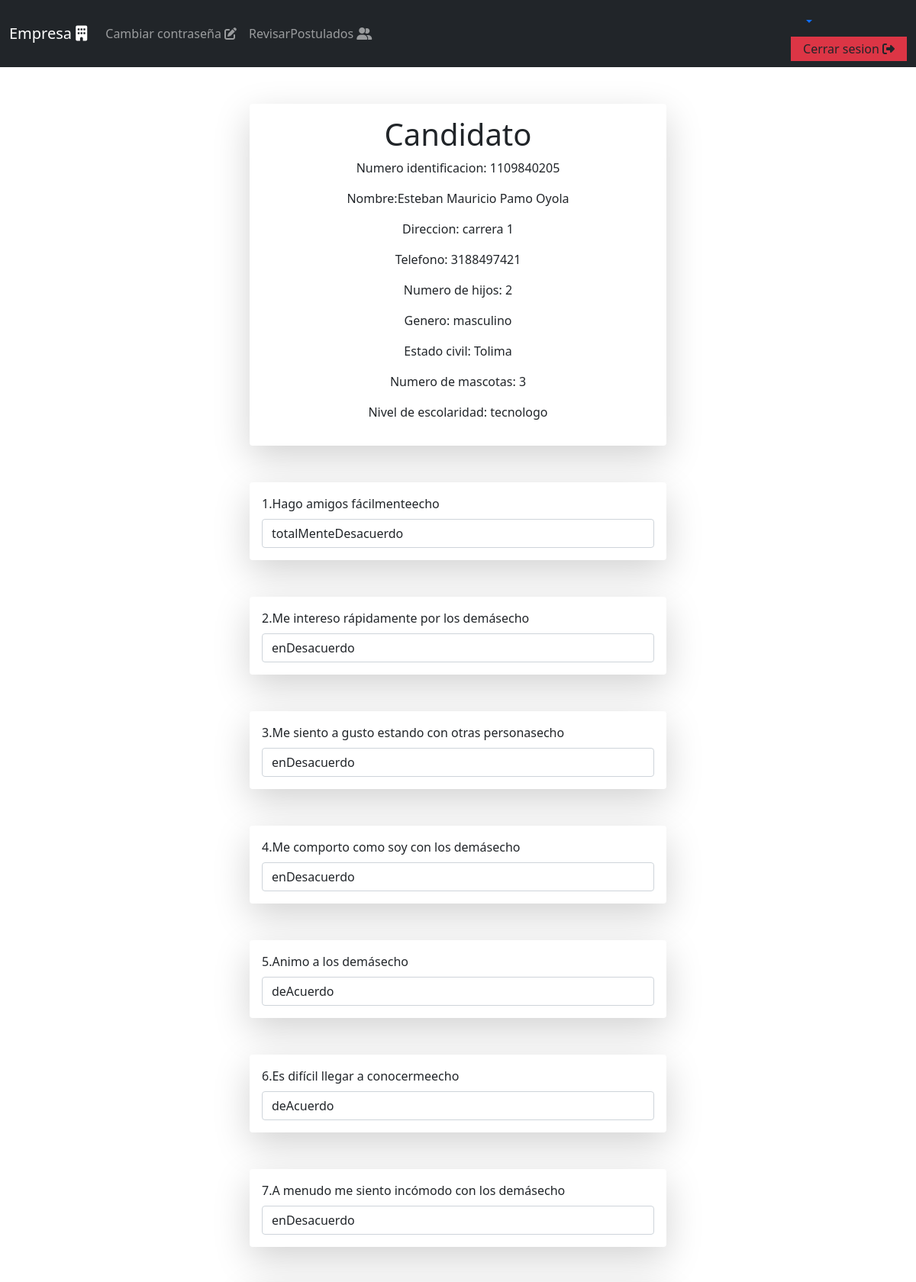
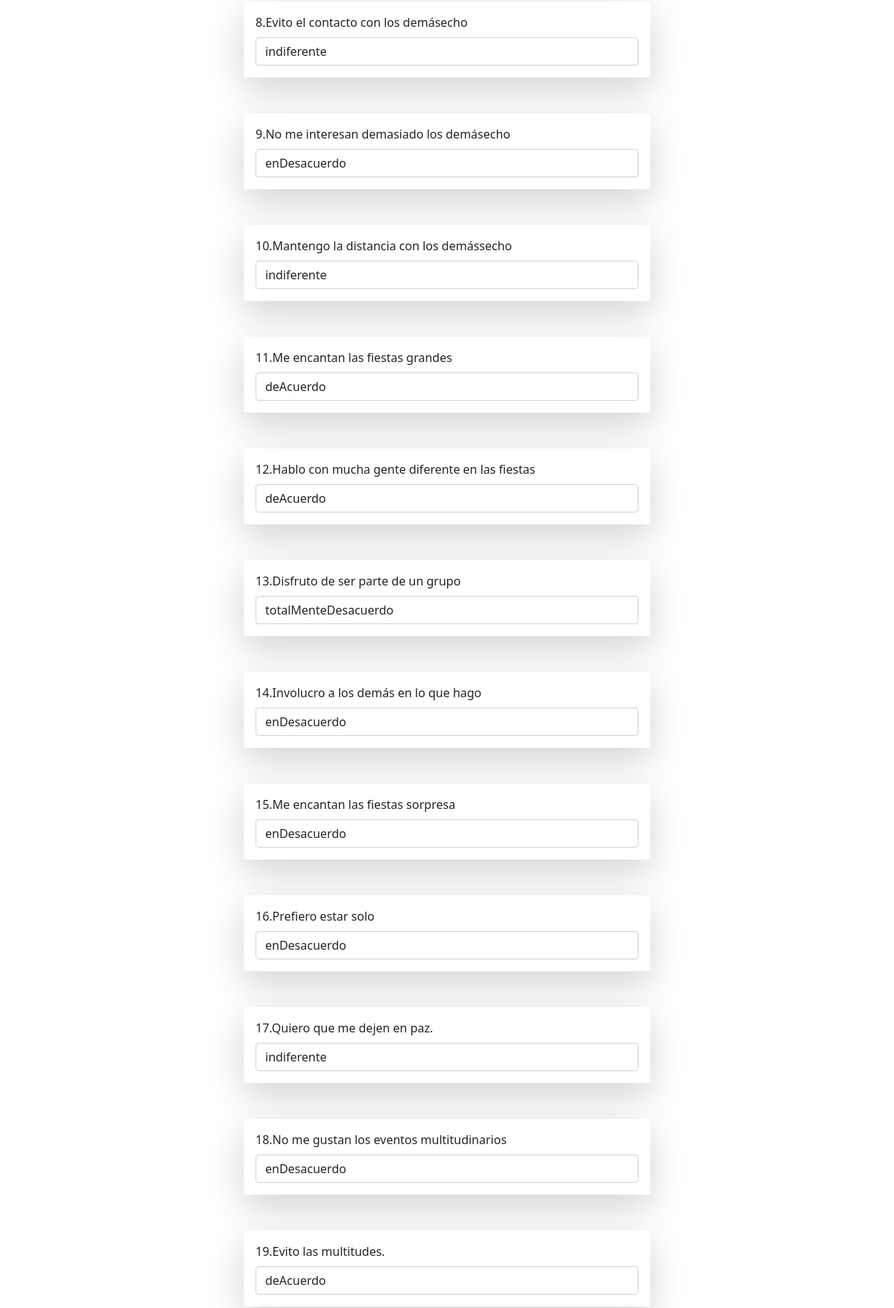
Page /logic/C_respuestas.php?numeroIdentificacion=1109840205 (signed in, upper part) on the committed database (2 pictures, top to bottom).
### tables this page shows
CREATE TABLE `candidato` (
  `numeroIdentificacion` int(20) NOT NULL,
  `nombre` varchar(50) NOT NULL,
  `direccion` varchar(20) NOT NULL,
  `telefono` varchar(11) NOT NULL,
  `cantidadHijos` int(20) NOT NULL,
  `genero` varchar(20) NOT NULL,
  `estadoCivil` varchar(20) NOT NULL,
  `cantidadMascotas` int(10) NOT NULL,
  `nivelEscolaridad` varchar(30) DEFAULT NULL,
  `contrasenia` int(100) NOT NULL,
  `imagen` mediumblob NOT NULL,
  `estado` int(2) NOT NULL
);

CREATE TABLE `registro` (
  `id` int(11) NOT NULL,
  `pregunta1` varchar(20) NOT NULL,
  `pregunta2` varchar(20) NOT NULL,
  `pregunta3` varchar(20) NOT NULL,
  `pregunta4` varchar(20) NOT NULL,
  `pregunta5` varchar(20) NOT NULL,
  `pregunta6` varchar(20) NOT NULL,
  `pregunta7` varchar(20) NOT NULL,
  `pregunta8` varchar(20) NOT NULL,
  `pregunta9` varchar(20) NOT NULL,
  `pregunta10` varchar(20) NOT NULL,
  `pregunta11` varchar(20) NOT NULL,
  `pregunta12` varchar(20) NOT NULL,
  `pregunta13` varchar(20) NOT NULL,
  `pregunta14` varchar(20) NOT NULL,
  `pregunta15` varchar(20) NOT NULL,
  `pregunta16` varchar(20) NOT NULL,
  `pregunta17` varchar(20) NOT NULL,
  `pregunta18` varchar(20) NOT NULL,
  `pregunta19` varchar(20) NOT NULL,
  `pregunta20` varchar(20) NOT NULL,
  `idCandidato` int(11) NOT NULL,
  `nitEmpresa` int(11) NOT NULL,
  `estado` int(11) NOT NULL
);

### controller/Sentencias.php (called while the page is built, shortened)
<?php
    include "../models/database.php";
    class Sentencias
    {
        private $db;
        public function __construct()
        {
            $this->db = new Conexion();
            $this->db = $this->db->conectar();
        }
        public function listarCandidato($numero)
        {
            $sql = "SELECT * FROM candidato WHERE numeroIdentificacion = '".$numero."' AND estado = 1" ;
            $registro = array();
            try{
                $query = $this->db->prepare($sql);
                $query->execute();
                $row =  $query->fetch(PDO::FETCH_ASSOC);
                $registro[] = $row;
            } catch (Exception $ew){
                echo "El error es: ".$ew->getMessage();
            }
            return $registro;
        }
        public function mostaraRespuestas($nit, $identificacion){
            $sql = "SELECT * FROM registro WHERE idCandidato = '".$identificacion."' AND nitEmpresa = '".$nit."'";
            $resultado = array();
            try{
                $query = $this->db->prepare($sql);
                $query->execute();
                $registro =  $query->fetch(PDO::FETCH_ASSOC);
                $resultado[] = $registro;
            } catch (Exception $ew){
                echo "El error es: ".$ew->getMessage();
            }
            return $resultado;
        }
    }
?>

### models/database.php (called while the page is built, shortened)
<?php
    class Conexion
    {
        private $conexion;
        public function conectar(){
            $url ="mysql:host=localhost;dbname=proyecto";
            try{
                $this->conexion = new PDO($url, "root", "");
                $this->conexion->setAttribute(PDO::ATTR_ERRMODE, PDO::ERRMODE_EXCEPTION);
            }
            catch(PDOException  $e){
                echo "El error es: "+$e->getMessage();
            }
            return $this->conexion;
        }
    }
?>

### views/respuestas.php (the view, shortened to what this page needs)
<?php require("../includes/header.php"); ?>
<?php require("../includes/navbar4.php"); ?>
<div class="container">
        <div class="row justify-content-md-center">
            <div class="col-sm-6 mt-5">
               <?php
               foreach($lista as $candidato)
               {
                   echo "<div class='shadow-lg p-3 mb-5 bg-body rounded'>";
                        echo"<h1 class='text-center'>Candidato</h1>";
                           echo" <p class='text-center'>Numero identificacion: " .$candidato['numeroIdentificacion']. "</p>";
                           echo" <p class='text-center'>Nombre:" .$candidato['nombre']. " </p>";
                           echo" <p class='text-center'>Direccion: " .$candidato['direccion']. "</p>";
                           echo" <p class='text-center'>Telefono: " .$candidato['telefono']. "</p>";
                           echo" <p class='text-center'>Numero de hijos: " .$candidato['cantidadHijos']. "</p>";
                           echo" <p class='text-center'>Genero: " .$candidato['genero']. "</p>";
                           echo" <p class='text-center'>Estado civil: " .$candidato['estadoCivil']. "</p>";
                           echo" <p class='text-center'>Numero de mascotas: " .$candidato['cantidadMascotas']. "</p>";
                           echo" <p class='text-center'>Nivel de escolaridad: " .$candidato['nivelEscolaridad']. "</p>";
                    echo"</div>";
               }
               foreach($listar as $respuesta)
               {
                    echo "<div class='shadow-lg p-3 mb-5 bg-body rounded'>";
                    echo "<div class='col-12'>";
                        echo "<label for='telefono' class='form-label'>1.Hago amigos fácilmenteecho </label>";
                        echo "<input type='text' class='form-control' id='respuesta1' name='respuesta1' value=" .$respuesta['pregunta1']. ">";
                    echo "</div>";
                    echo "</div>";
                    echo "<div class='shadow-lg p-3 mb-5 bg-body rounded'>";
                    echo "<div class='col-12'>";
                        echo "<label for='telefono' class='form-label'>2.Me intereso rápidamente por los demásecho </label>";
                        echo "<input type='text' class='form-control' id='respuesta1' name='respuesta1' value=" .$respuesta['pregunta2']. ">";
                    echo "</div>";
                    echo "</div>";
                    echo "<div class='shadow-lg p-3 mb-5 bg-body rounded'>";
                    echo "<div class='col-12'>";
                        echo "<label for='telefono' class='form-label'>3.Me siento a gusto estando con otras personasecho </label>";
                        echo "<input type='text' class='form-control' id='respuesta1' name='respuesta1' value=" .$respuesta['pregunta3']. ">";
                    echo "</div>";
                    echo "</div>";
                    echo "<div class='shadow-lg p-3 mb-5 bg-body rounded'>";
                    echo "<div class='col-12'>";
                        echo "<label for='telefono' class='form-label'>4.Me comporto como soy con los demásecho </label>";
                        echo "<input type='text' class='form-control' id='respuesta1' name='respuesta1' value=" .$respuesta['pregunta4']. ">";
                    echo "</div>";
                    echo "</div>";
                    echo "<div class='shadow-lg p-3 mb-5 bg-body rounded'>";
                    echo "<div class='col-12'>";
                        echo "<label for='telefono' class='form-label'>5.Animo a los demásecho </label>";
                        echo "<input type='text' class='form-control' id='respuesta1' name='respuesta1' value=" .$respuesta['pregunta5']. ">";
                    echo "</div>";
                    echo "</div>";
                    echo "<div class='shadow-lg p-3 mb-5 bg-body rounded'>";
                    echo "<div class='col-12'>";
                        echo "<label for='telefono' class='form-label'>6.Es difícil llegar a conocermeecho </label>";
                        echo "<input type='text' class='form-control' id='respuesta1' name='respuesta1' value=" .$respuesta['pregunta6']. ">";
                    echo "</div>";
                    echo "</div>";
                    echo "<div class='shadow-lg p-3 mb-5 bg-body rounded'>";
                    echo "<div class='col-12'>";
                        echo "<label for='telefono' class='form-label'>7.A menudo me siento incómodo con los demásecho </label>";
                        echo "<input type='text' class='form-control' id='respuesta1' name='respuesta1' value=" .$respuesta['pregunta7']. ">";
                    echo "</div>";
                    echo "</div>";
                    echo "<div class='shadow-lg p-3 mb-5 bg-body rounded'>";
                    echo "<div class='col-12'>";
                        echo "<label for='telefono' class='form-label'>8.Evito el contacto con los demásecho </label>";
                        echo "<input type='text' class='form-control' id='respuesta1' name='respuesta1' value=" .$respuesta['pregunta8']. ">";
                    echo "</div>";
                    echo "</div>";
                    echo "<div class='shadow-lg p-3 mb-5 bg-body rounded'>";
                    echo "<div class='col-12'>";
                        echo "<label for='telefono' class='form-label'>9.No me interesan demasiado los demásecho </label>";
                        echo "<input type='text' class='form-control' id='respuesta1' name='respuesta1' value=" .$respuesta['pregunta9']. ">";
                    echo "</div>";
                    echo "</div>";
                    echo "<div class='shadow-lg p-3 mb-5 bg-body rounded'>";
                    echo "<div class='col-12'>";
                        echo "<label for='telefono' class='form-label'>10.Mantengo la distancia con los demássecho </label>";
                        echo "<input type='text' class='form-control' id='respuesta1' name='respuesta1' value=" .$respuesta['pregunta10']. ">";
                    echo "</div>";
                    echo "</div>";
                    echo "<div class='shadow-lg p-3 mb-5 bg-body rounded'>";
                     echo "<div class='col-12'>";
                        echo "<label class='form-label'>11.Me encantan las fiestas grandes </label>";
                        echo "<input type='text' class='form-control'   value=" .$respuesta['pregunta11']. ">";
                    echo "</div>";
                    echo "</div>";
                    echo "<div class='shadow-lg p-3 mb-5 bg-body rounded'>";
                    echo "<div class='col-12'>";
                        echo "<label class='form-label'>12.Hablo con mucha gente diferente en las fiestas </label>";
                        echo "<input type='text' class='form-control'   value=" .$respuesta['pregunta12']. ">";
                    echo "</div>";
                    echo "</div>";
                    echo "<div class='shadow-lg p-3 mb-5 bg-body rounded'>";
                    echo "<div class='col-12'>";
                        echo "<label class='form-label'>13.Disfruto de ser parte de un grupo </label>";
                        echo "<input type='text' class='form-control'    value=" .$respuesta['pregunta13']. ">";
                    echo "</div>";
                    echo "</div>";
                    echo "<div class='shadow-lg p-3 mb-5 bg-body rounded'>";
                    echo "<div class='col-12'>";
                        echo "<label class='form-label'>14.Involucro a los demás en lo que hago </label>";
                        echo "<input type='text' class='form-control'   value=" .$respuesta['pregunta14']. ">";
                    echo "</div>";
                    echo "</div>";
                    echo "<div class='shadow-lg p-3 mb-5 bg-body rounded'>";
                    echo "<div class='col-12'>";
                        echo "<label class='form-label'>15.Me encantan las fiestas sorpresa </label>";
                        echo "<input type='text' class='form-control'   value=" .$respuesta['pregunta15']. ">";
                    echo "</div>";
                    echo "</div>";
                    echo "<div class='shadow-lg p-3 mb-5 bg-body rounded'>";
                    echo "<div class='col-12'>";
                        echo "<label class='form-label'>16.Prefiero estar solo </label>";
                        echo "<input type='text' class='form-control'   value=" .$respuesta['pregunta16']. ">";
                    echo "</div>";
                    echo "</div>";
                    echo "<div class='shadow-lg p-3 mb-5 bg-body rounded'>";
                    echo "<div class='col-12'>";
                        echo "<label class='form-label'>17.Quiero que me dejen en paz. </label>";
                        echo "<input type='text' class='form-control'   value=" .$respuesta['pregunta17']. ">";
                    echo "</div>";
                    echo "</div>";
                    echo "<div class='shadow-lg p-3 mb-5 bg-body rounded'>";
                    echo "<div class='col-12'>";
                        echo "<label for='telefono' class='form-label'>18.No me gustan los eventos multitudinarios </label>";
                        echo "<input type='text' class='form-control'   value=" .$respuesta['pregunta18']. ">";
                    echo "</div>";
                    echo "</div>";
                    echo "<div class='shadow-lg p-3 mb-5 bg-body rounded'>";
                    echo "<div class='col-12'>";
                        echo "<label for='telefono' class='form-label'>19.Evito las multitudes. </label>";
                        echo "<input type='text' class='form-control'   value=" .$respuesta['pregunta19']. ">";
                    echo "</div>";
                    echo "</div>";
               }
               ?>
            </div>
        </div>
    </div>
<?php require("../includes/footer.php"); ?>

### rows in the picture
candidato: numeroIdentificacion "1109840205", nombre "Esteban Mauricio Pamo Oyola", direccion "carrera 1", telefono "3188497421", cantidadHijos "2", genero "masculino", estadoCivil "Tolima", cantidadMascotas "3", nivelEscolaridad "tecnologo"
registro: respuesta1 "totalMenteDesacuerdo", respuesta1 "enDesacuerdo", respuesta1 "deAcuerdo", respuesta1 "indiferente", pregunta11 "deAcuerdo", pregunta12 "deAcuerdo", pregunta13 "totalMenteDesacuerdo", pregunta14 "enDesacuerdo", pregunta15 "enDesacuerdo", pregunta16 "enDesacuerdo", pregunta17 "indiferente", pregunta18 "enDesacuerdo", pregunta19 "deAcuerdo"
